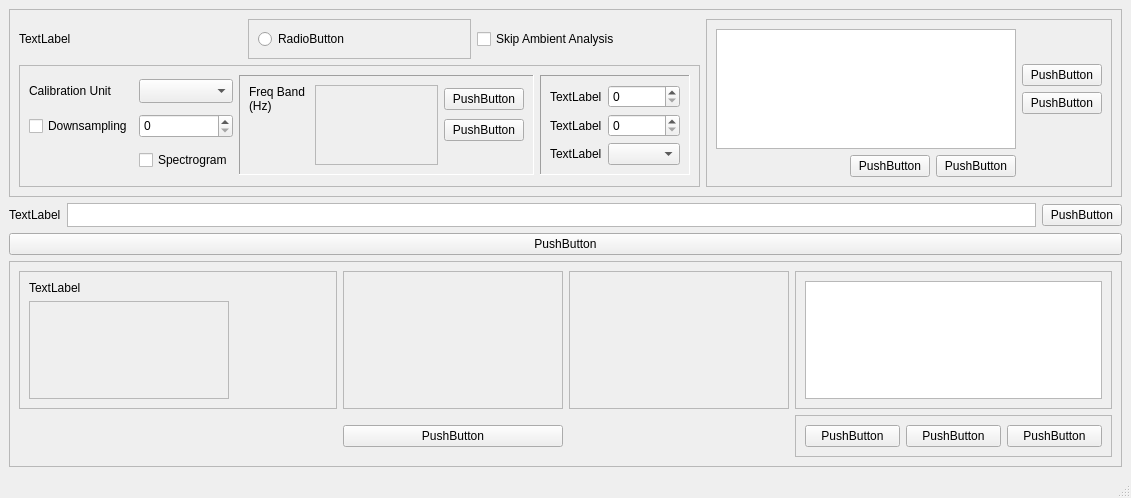
<?xml version="1.0" encoding="UTF-8"?>
<ui version="4.0">
 <class>MainWindow</class>
 <widget class="QMainWindow" name="MainWindow">
  <property name="geometry">
   <rect>
    <x>0</x>
    <y>0</y>
    <width>1131</width>
    <height>498</height>
   </rect>
  </property>
  <property name="windowTitle">
   <string>MainWindow</string>
  </property>
  <widget class="QWidget" name="centralwidget">
   <layout class="QVBoxLayout" name="verticalLayout">
    <item>
     <widget class="QFrame" name="settingsFrame">
      <property name="maximumSize">
       <size>
        <width>16777215</width>
        <height>400</height>
       </size>
      </property>
      <property name="frameShape">
       <enum>QFrame::StyledPanel</enum>
      </property>
      <property name="frameShadow">
       <enum>QFrame::Raised</enum>
      </property>
      <layout class="QVBoxLayout" name="verticalLayout_3">
       <item>
        <layout class="QGridLayout" name="settingsGrid">
         <item row="0" column="1">
          <widget class="QFrame" name="analysisTypeFrame">
           <property name="frameShape">
            <enum>QFrame::StyledPanel</enum>
           </property>
           <property name="frameShadow">
            <enum>QFrame::Raised</enum>
           </property>
           <layout class="QGridLayout" name="gridLayout_2">
            <item row="0" column="0">
             <widget class="QRadioButton" name="discreteRadio">
              <property name="text">
               <string>RadioButton</string>
              </property>
             </widget>
            </item>
           </layout>
          </widget>
         </item>
         <item row="0" column="2">
          <widget class="QCheckBox" name="skipAmbientCheck">
           <property name="text">
            <string>Skip Ambient Analysis</string>
           </property>
          </widget>
         </item>
         <item row="0" column="0">
          <widget class="QLabel" name="versionLabel">
           <property name="text">
            <string>TextLabel</string>
           </property>
          </widget>
         </item>
         <item row="1" column="0" colspan="3">
          <widget class="QFrame" name="parameterFrame">
           <property name="frameShape">
            <enum>QFrame::StyledPanel</enum>
           </property>
           <property name="frameShadow">
            <enum>QFrame::Raised</enum>
           </property>
           <layout class="QGridLayout" name="gridLayout_3">
            <item row="0" column="2" rowspan="3">
             <widget class="QFrame" name="freqBandFrame">
              <property name="frameShape">
               <enum>QFrame::Panel</enum>
              </property>
              <property name="frameShadow">
               <enum>QFrame::Sunken</enum>
              </property>
              <layout class="QGridLayout" name="gridLayout">
               <item row="0" column="2">
                <widget class="QPushButton" name="pushButton_2">
                 <property name="text">
                  <string>PushButton</string>
                 </property>
                </widget>
               </item>
               <item row="0" column="1" rowspan="3">
                <widget class="QScrollArea" name="scrollArea">
                 <property name="maximumSize">
                  <size>
                   <width>16777215</width>
                   <height>80</height>
                  </size>
                 </property>
                 <property name="widgetResizable">
                  <bool>true</bool>
                 </property>
                 <widget class="QWidget" name="scrollAreaWidgetContents">
                  <property name="geometry">
                   <rect>
                    <x>0</x>
                    <y>0</y>
                    <width>146</width>
                    <height>76</height>
                   </rect>
                  </property>
                 </widget>
                </widget>
               </item>
               <item row="1" column="2">
                <widget class="QPushButton" name="pushButton_3">
                 <property name="text">
                  <string>PushButton</string>
                 </property>
                </widget>
               </item>
               <item row="0" column="0">
                <widget class="QLabel" name="label_4">
                 <property name="minimumSize">
                  <size>
                   <width>60</width>
                   <height>0</height>
                  </size>
                 </property>
                 <property name="maximumSize">
                  <size>
                   <width>500</width>
                   <height>16777215</height>
                  </size>
                 </property>
                 <property name="text">
                  <string>Freq Band (Hz)</string>
                 </property>
                 <property name="wordWrap">
                  <bool>true</bool>
                 </property>
                </widget>
               </item>
              </layout>
             </widget>
            </item>
            <item row="2" column="1">
             <widget class="QCheckBox" name="spectrogramEnableCheck">
              <property name="text">
               <string>Spectrogram</string>
              </property>
             </widget>
            </item>
            <item row="0" column="1">
             <widget class="QComboBox" name="calUnitBox">
              <property name="maximumSize">
               <size>
                <width>16777215</width>
                <height>24</height>
               </size>
              </property>
             </widget>
            </item>
            <item row="0" column="3" rowspan="3">
             <widget class="QFrame" name="frame_4">
              <property name="frameShape">
               <enum>QFrame::Panel</enum>
              </property>
              <property name="frameShadow">
               <enum>QFrame::Sunken</enum>
              </property>
              <layout class="QFormLayout" name="formLayout">
               <item row="0" column="0">
                <widget class="QLabel" name="label_5">
                 <property name="text">
                  <string>TextLabel</string>
                 </property>
                </widget>
               </item>
               <item row="0" column="1">
                <widget class="QSpinBox" name="spinBox_2"/>
               </item>
               <item row="1" column="0">
                <widget class="QLabel" name="label_6">
                 <property name="text">
                  <string>TextLabel</string>
                 </property>
                </widget>
               </item>
               <item row="2" column="0">
                <widget class="QLabel" name="label_7">
                 <property name="text">
                  <string>TextLabel</string>
                 </property>
                </widget>
               </item>
               <item row="2" column="1">
                <widget class="QComboBox" name="comboBox_2"/>
               </item>
               <item row="1" column="1">
                <widget class="QSpinBox" name="spinBox_3"/>
               </item>
              </layout>
             </widget>
            </item>
            <item row="0" column="0">
             <widget class="QLabel" name="calUnitLabel">
              <property name="text">
               <string>Calibration Unit</string>
              </property>
             </widget>
            </item>
            <item row="1" column="1">
             <widget class="QSpinBox" name="downSampleSpinBox">
              <property name="maximumSize">
               <size>
                <width>16777215</width>
                <height>24</height>
               </size>
              </property>
             </widget>
            </item>
            <item row="1" column="0">
             <widget class="QCheckBox" name="downsampleCheck">
              <property name="text">
               <string>Downsampling</string>
              </property>
             </widget>
            </item>
           </layout>
          </widget>
         </item>
         <item row="0" column="3" rowspan="2">
          <widget class="QFrame" name="fileFrame">
           <property name="frameShape">
            <enum>QFrame::StyledPanel</enum>
           </property>
           <property name="frameShadow">
            <enum>QFrame::Raised</enum>
           </property>
           <layout class="QGridLayout" name="gridLayout_5">
            <item row="0" column="0" rowspan="4" colspan="4">
             <widget class="QTableWidget" name="tableWidget">
              <property name="sizePolicy">
               <sizepolicy hsizetype="Fixed" vsizetype="Expanding">
                <horstretch>0</horstretch>
                <verstretch>0</verstretch>
               </sizepolicy>
              </property>
              <property name="minimumSize">
               <size>
                <width>300</width>
                <height>0</height>
               </size>
              </property>
              <property name="maximumSize">
               <size>
                <width>16777215</width>
                <height>120</height>
               </size>
              </property>
             </widget>
            </item>
            <item row="4" column="2">
             <widget class="QPushButton" name="addDiscreteRowButton">
              <property name="text">
               <string>PushButton</string>
              </property>
             </widget>
            </item>
            <item row="4" column="3">
             <widget class="QPushButton" name="deleteDiscreteRowButton">
              <property name="text">
               <string>PushButton</string>
              </property>
             </widget>
            </item>
            <item row="2" column="4">
             <widget class="QPushButton" name="loadButton">
              <property name="text">
               <string>PushButton</string>
              </property>
             </widget>
            </item>
            <item row="1" column="4">
             <widget class="QPushButton" name="saveButton">
              <property name="text">
               <string>PushButton</string>
              </property>
             </widget>
            </item>
           </layout>
          </widget>
         </item>
        </layout>
       </item>
      </layout>
     </widget>
    </item>
    <item>
     <layout class="QHBoxLayout" name="outputPathLayout">
      <item>
       <widget class="QLabel" name="outputPathLabel">
        <property name="text">
         <string>TextLabel</string>
        </property>
       </widget>
      </item>
      <item>
       <widget class="QTextEdit" name="outputPathField">
        <property name="maximumSize">
         <size>
          <width>16777215</width>
          <height>24</height>
         </size>
        </property>
       </widget>
      </item>
      <item>
       <widget class="QPushButton" name="outputPathSelect">
        <property name="text">
         <string>PushButton</string>
        </property>
       </widget>
      </item>
     </layout>
    </item>
    <item>
     <widget class="QPushButton" name="analyzeButton">
      <property name="text">
       <string>PushButton</string>
      </property>
     </widget>
    </item>
    <item>
     <widget class="QFrame" name="resultsFrame">
      <property name="frameShape">
       <enum>QFrame::StyledPanel</enum>
      </property>
      <property name="frameShadow">
       <enum>QFrame::Raised</enum>
      </property>
      <layout class="QGridLayout" name="gridLayout_6">
       <item row="0" column="1">
        <widget class="QFrame" name="frame_7">
         <property name="frameShape">
          <enum>QFrame::StyledPanel</enum>
         </property>
         <property name="frameShadow">
          <enum>QFrame::Raised</enum>
         </property>
         <layout class="QGridLayout" name="gridLayout_7">
          <item row="0" column="0">
           <widget class="QWidget" name="widget" native="true">
            <property name="minimumSize">
             <size>
              <width>200</width>
              <height>0</height>
             </size>
            </property>
           </widget>
          </item>
         </layout>
        </widget>
       </item>
       <item row="0" column="0">
        <widget class="QFrame" name="frame_8">
         <property name="frameShape">
          <enum>QFrame::StyledPanel</enum>
         </property>
         <property name="frameShadow">
          <enum>QFrame::Raised</enum>
         </property>
         <layout class="QVBoxLayout" name="verticalLayout_2">
          <item>
           <widget class="QLabel" name="label_8">
            <property name="text">
             <string>TextLabel</string>
            </property>
           </widget>
          </item>
          <item>
           <widget class="QScrollArea" name="scrollArea_2">
            <property name="maximumSize">
             <size>
              <width>200</width>
              <height>16777215</height>
             </size>
            </property>
            <property name="widgetResizable">
             <bool>true</bool>
            </property>
            <widget class="QWidget" name="scrollAreaWidgetContents_2">
             <property name="geometry">
              <rect>
               <x>0</x>
               <y>0</y>
               <width>198</width>
               <height>69</height>
              </rect>
             </property>
            </widget>
           </widget>
          </item>
         </layout>
        </widget>
       </item>
       <item row="0" column="3">
        <widget class="QFrame" name="frame_9">
         <property name="frameShape">
          <enum>QFrame::StyledPanel</enum>
         </property>
         <property name="frameShadow">
          <enum>QFrame::Raised</enum>
         </property>
         <layout class="QGridLayout" name="gridLayout_8">
          <item row="1" column="0">
           <widget class="QTableView" name="tableView"/>
          </item>
         </layout>
        </widget>
       </item>
       <item row="1" column="1">
        <widget class="QPushButton" name="pushButton_12">
         <property name="text">
          <string>PushButton</string>
         </property>
        </widget>
       </item>
       <item row="1" column="3">
        <widget class="QFrame" name="frame_10">
         <property name="frameShape">
          <enum>QFrame::StyledPanel</enum>
         </property>
         <property name="frameShadow">
          <enum>QFrame::Raised</enum>
         </property>
         <layout class="QHBoxLayout" name="horizontalLayout_2">
          <item>
           <widget class="QPushButton" name="pushButton_9">
            <property name="text">
             <string>PushButton</string>
            </property>
           </widget>
          </item>
          <item>
           <widget class="QPushButton" name="pushButton_10">
            <property name="text">
             <string>PushButton</string>
            </property>
           </widget>
          </item>
          <item>
           <widget class="QPushButton" name="pushButton_11">
            <property name="text">
             <string>PushButton</string>
            </property>
           </widget>
          </item>
         </layout>
        </widget>
       </item>
       <item row="0" column="2">
        <widget class="QFrame" name="frame_11">
         <property name="frameShape">
          <enum>QFrame::StyledPanel</enum>
         </property>
         <property name="frameShadow">
          <enum>QFrame::Raised</enum>
         </property>
         <layout class="QGridLayout" name="gridLayout_9">
          <item row="0" column="0">
           <widget class="QWidget" name="widget_2" native="true">
            <property name="minimumSize">
             <size>
              <width>200</width>
              <height>0</height>
             </size>
            </property>
           </widget>
          </item>
         </layout>
        </widget>
       </item>
      </layout>
     </widget>
    </item>
   </layout>
  </widget>
  <widget class="QMenuBar" name="menubar">
   <property name="geometry">
    <rect>
     <x>0</x>
     <y>0</y>
     <width>1131</width>
     <height>22</height>
    </rect>
   </property>
  </widget>
  <widget class="QStatusBar" name="statusbar"/>
 </widget>
 <resources/>
 <connections/>
</ui>
